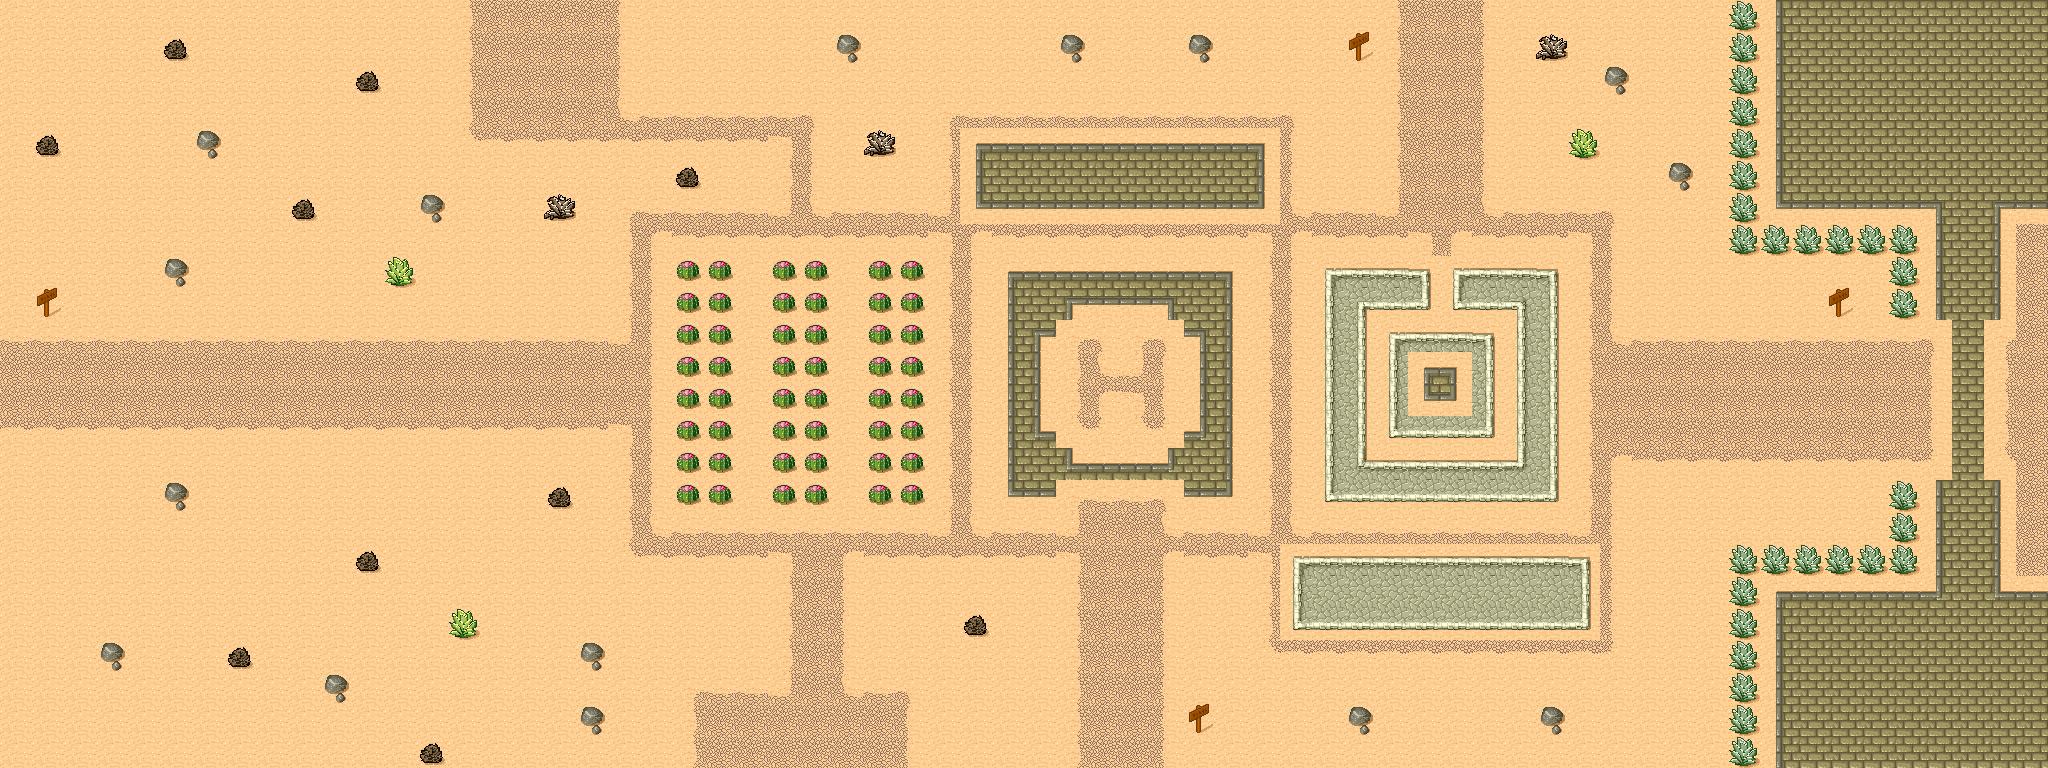

This game map was drawn from its Tiled (.tmx) file and the tilesets committed beside it. A one-line description and the trimmed map source follow:
An orthogonal 64x24 tile map with 32x32 px tiles, 1 tile layer (Map), 2 hidden layers not drawn, 2 tilesets.

<map version="1.8" tiledversion="1.8.5" orientation="orthogonal" renderorder="right-down" width="64" height="24" tilewidth="32" tileheight="32" infinite="0" nextlayerid="6" nextobjectid="8">
 <tileset firstgid="1" name="tmw_desert_spacing" tilewidth="32" tileheight="32" spacing="1" margin="1" tilecount="48" columns="8">
  <image source="tmw_desert_spacing.png" width="265" height="199" />
  <wangsets>
   <wangset name="Brick" type="corner" tile="9">
    <wangcolor name="" color="#ff0000" tile="-1" probability="1" />
    <wangtile tileid="0" wangid="0,0,0,1,0,0,0,0" />
    <wangtile tileid="1" wangid="0,0,0,1,0,1,0,0" />
    <wangtile tileid="2" wangid="0,0,0,0,0,1,0,0" />
    <wangtile tileid="8" wangid="0,1,0,1,0,0,0,0" />
    <wangtile tileid="9" wangid="0,1,0,1,0,1,0,1" />
    <wangtile tileid="10" wangid="0,0,0,0,0,1,0,1" />
    <wangtile tileid="16" wangid="0,1,0,0,0,0,0,0" />
    <wangtile tileid="17" wangid="0,1,0,0,0,0,0,1" />
    <wangtile tileid="18" wangid="0,0,0,0,0,0,0,1" />
    <wangtile tileid="19" wangid="0,1,0,0,0,1,0,1" />
    <wangtile tileid="20" wangid="0,1,0,1,0,0,0,1" />
    <wangtile tileid="27" wangid="0,0,0,1,0,1,0,1" />
    <wangtile tileid="28" wangid="0,1,0,1,0,1,0,0" />
   </wangset>
   <wangset name="Marble" type="corner" tile="33">
    <wangcolor name="" color="#ff0000" tile="-1" probability="1" />
    <wangtile tileid="24" wangid="0,0,0,1,0,0,0,0" />
    <wangtile tileid="25" wangid="0,0,0,1,0,1,0,0" />
    <wangtile tileid="26" wangid="0,0,0,0,0,1,0,0" />
    <wangtile tileid="32" wangid="0,1,0,1,0,0,0,0" />
    <wangtile tileid="33" wangid="0,1,0,1,0,1,0,1" />
    <wangtile tileid="34" wangid="0,0,0,0,0,1,0,1" />
    <wangtile tileid="35" wangid="0,1,0,0,0,1,0,1" />
    <wangtile tileid="36" wangid="0,1,0,1,0,0,0,1" />
    <wangtile tileid="40" wangid="0,1,0,0,0,0,0,0" />
    <wangtile tileid="41" wangid="0,1,0,0,0,0,0,1" />
    <wangtile tileid="42" wangid="0,0,0,0,0,0,0,1" />
    <wangtile tileid="43" wangid="0,0,0,1,0,1,0,1" />
    <wangtile tileid="44" wangid="0,1,0,1,0,1,0,0" />
   </wangset>
   <wangset name="Sand" type="corner" tile="14">
    <wangcolor name="" color="#ff0000" tile="29" probability="1" />
    <wangtile tileid="3" wangid="0,1,0,0,0,1,0,1" />
    <wangtile tileid="4" wangid="0,1,0,1,0,0,0,1" />
    <wangtile tileid="5" wangid="0,0,0,1,0,0,0,0" />
    <wangtile tileid="6" wangid="0,0,0,1,0,1,0,0" />
    <wangtile tileid="7" wangid="0,0,0,0,0,1,0,0" />
    <wangtile tileid="11" wangid="0,0,0,1,0,1,0,1" />
    <wangtile tileid="12" wangid="0,1,0,1,0,1,0,0" />
    <wangtile tileid="13" wangid="0,1,0,1,0,0,0,0" />
    <wangtile tileid="14" wangid="0,1,0,1,0,1,0,1" />
    <wangtile tileid="15" wangid="0,0,0,0,0,1,0,1" />
    <wangtile tileid="21" wangid="0,1,0,0,0,0,0,0" />
    <wangtile tileid="22" wangid="0,1,0,0,0,0,0,1" />
    <wangtile tileid="23" wangid="0,0,0,0,0,0,0,1" />
   </wangset>
  </wangsets>
 </tileset>
 <tileset firstgid="49" name="MapMetadata" tilewidth="32" tileheight="32" spacing="1" margin="1" tilecount="2" columns="2">
  <image source="MapMetadata.png" width="67" height="34" />
 </tileset>
 <layer id="1" name="Map" width="64" height="24">
  <properties>
   <property name="Draw" type="bool" value="true" />
   <property name="Navigation" type="bool" value="false" />
  </properties>
  <data>[1536 cells, 1536 non-empty, 47 distinct tile ids]</data>
 </layer>
 <layer id="2" name="Colisions" width="64" height="24" visible="0">
  <properties>
   <property name="Draw" type="bool" value="false" />
   <property name="Navigation" type="bool" value="false" />
  </properties>
  <data>[1536 cells, 354 non-empty, 1 distinct tile ids]</data>
 </layer>
 <layer id="5" name="Navigation" width="64" height="24" visible="0">
  <properties>
   <property name="Draw" type="bool" value="false" />
   <property name="Navigation" type="bool" value="true" />
  </properties>
  <data>[1536 cells, 1182 non-empty, 1 distinct tile ids]</data>
 </layer>
</map>
